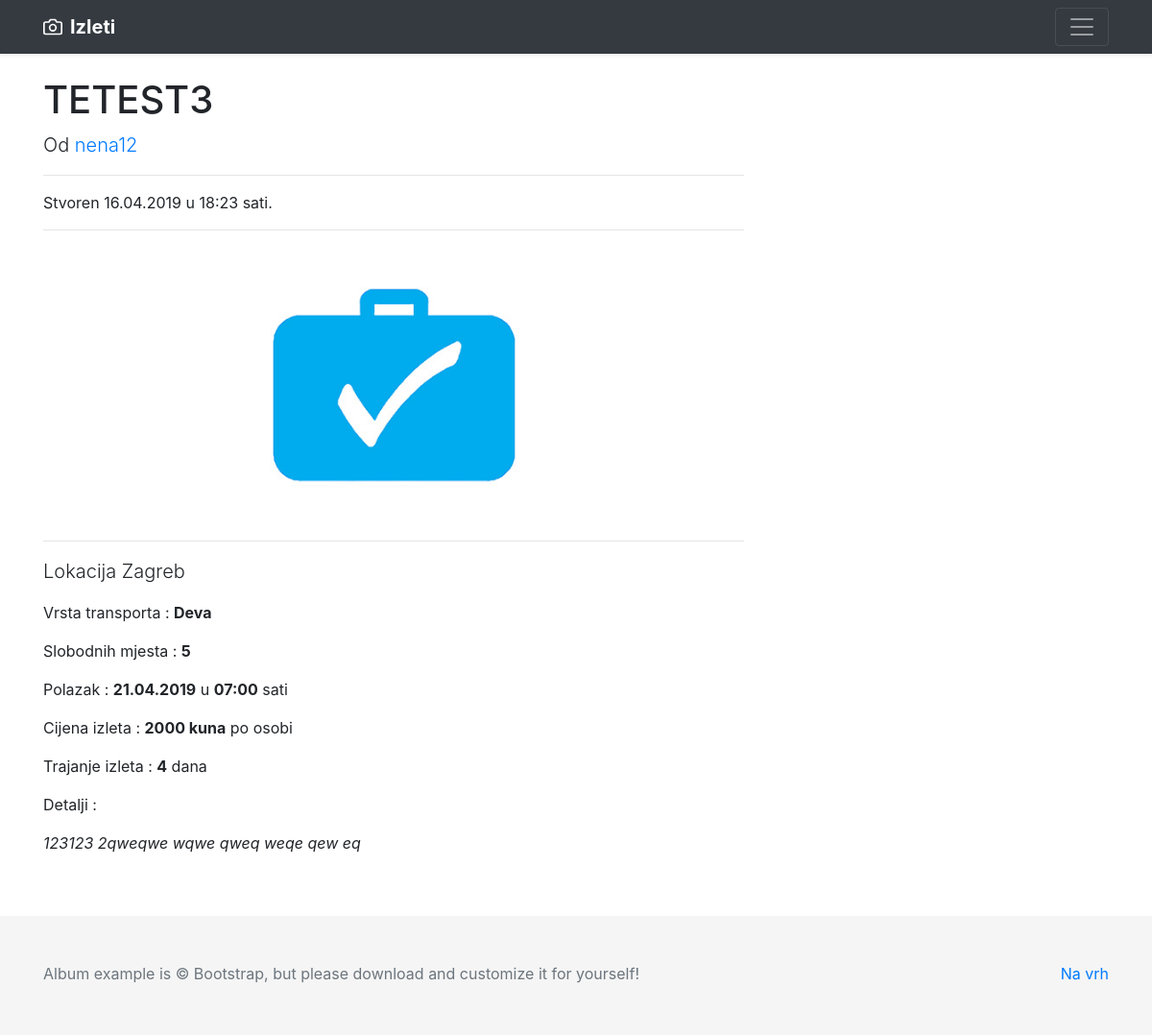
The page /show_trip/3 on the database its author committed.
### app/models.py (models this page shows, shortened)
class Trip(db.Model):
    id = db.Column(db.Integer, primary_key=True)
    name = db.Column(db.String(50), unique=True, nullable=False)
    location = db.Column(db.String(100), nullable=False)
    user_id = db.Column(db.Integer, db.ForeignKey('user.id'), nullable=False)
    date_created = db.Column(db.DateTime, nullable=False, default=datetime.utcnow)
    price = db.Column(db.Integer, nullable=False)
    people_number = db.Column(db.Integer, nullable=False)
    starting_at = db.Column(db.DateTime, nullable=False)
    transport_type = db.Column(db.String(30), nullable=False)
    trip_duration = db.Column(db.Integer, nullable=False)
    details = db.Column(db.Text, nullable=False)
    image_file = db.Column(db.String(20), nullable=False, default='trip_default.jpg')

class User(db.Model, UserMixin):
    id = db.Column(db.Integer, primary_key=True)
    first_name = db.Column(db.String(25), nullable=False)
    last_name = db.Column(db.String(25), nullable=False)
    full_name = db.Column(db.String(51), nullable=False)
    username = db.Column(db.String(20), unique=True, nullable=False)
    email = db.Column(db.String(50), unique=True, nullable=False)
    address = db.Column(db.String(60))
    country = db.Column(db.String(30))
    phone_number = db.Column(db.String(25))
    gender = db.Column(db.Enum('male', 'female'), nullable=False)
    birth_date = db.Column(db.Date)
    about_me = db.Column(db.String(120))
    date_joined = db.Column(db.DateTime, nullable=False, default=datetime.utcnow)
    active = db.Column(db.Enum('yes', 'no'), default='yes')
    image_file = db.Column(db.String(20), nullable=False, default='default.jpg')
    password = db.Column(db.String(60), nullable=False)
    trips = db.relationship('Trip', backref='author', lazy=True)
    trips_joined = db.relationship('Trip', secondary=user_identifier, lazy='subquery',
                                   backref=db.backref('users', lazy=True))

### app/trips/routes.py (the view)
@trips.route("/show_trip/<int:trip_id>")
def show_trip(trip_id):
    selected_trip = Trip.query.get_or_404(trip_id)
    mydict = {}
    users = User.query.filter(User.trips_joined.any(id=trip_id)).all()
    mydict[trip_id] = [x.username for x in users]
    return render_template('show_trip2.html', title=selected_trip.location, trip=selected_trip, mydict=mydict,
                           users=users)

### app/templates/show_trip2.html (shortened to what this page needs)
{% extends "layout.html" %}
{% block content %}
{% set iterated = {'i': False} %}
  <div class="container">
    <div class="row">
      <div class="col-lg-8">
        <h1 class="mt-4">{{ trip.name }}</h1>
        <p class="lead">
          Od
          <a href="{{ url_for("users.user_trips", id=trip.author.id) }}">{{ trip.author.username }}</a>
        </p>
        <hr>
        <p>Stvoren {{ trip.date_created.strftime('%d.%m.%Y') }} u {{ trip.date_created.strftime('%H:%M') }} sati.</p>
        <hr>
        <img class="img-fluid rounded" src="{{ url_for('static', filename='trip_pics/' + trip.image_file) }}" alt="">
        <hr>
        <p class="lead">Lokacija {{ trip.location }}</p>
        <p>Vrsta transporta : <b>{{ trip.transport_type }}</b></p>
        <p>Slobodnih mjesta : <b>{{ trip.people_number }}</b></p>
        <p>Polazak : <b>{{ trip.starting_at.strftime('%d.%m.%Y') }}</b>
        u <b>{{ trip.starting_at.strftime('%H:%M') }}</b> sati</p>
        <p>Cijena izleta : <b>{{ trip.price }} kuna</b> po osobi</p>
        <p>Trajanje izleta : <b>{{ trip.trip_duration }}</b> dana</p>
        <p>Detalji :</p>
        <p><i>{{ trip.details }}</i></p>
        <br><br>
      </div>
      <div class="col-md-4">
      </div>
    </div>
  </div>
{% endblock content %}

### rows shown on the page
Trip: name "TETEST3", date_created "16.04.2019", date_created "18:23", image_file (placeholder picture), location "Zagreb", transport_type "Deva", people_number "5", starting_at "21.04.2019", starting_at "07:00", price "2000", trip_duration "4", details "123123 2qweqwe wqwe qweq weqe qew eq"
User: author.username "nena12"
